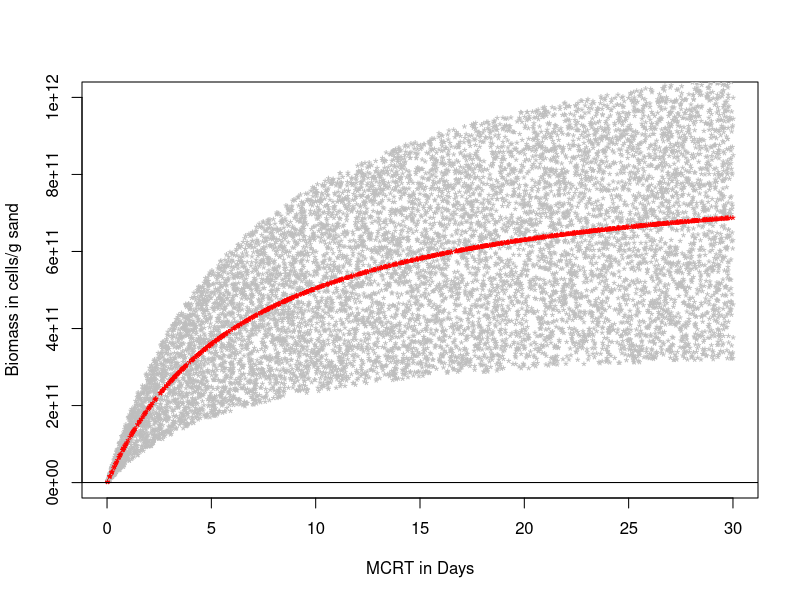

Reproduce this figure in R. (Note: this script raises an error after producing the figure.)
### Ammonia Oxidation Calculation, Based on Mussman et al 2010 ##
#
# Version 3: 8-24-15, added wet weight biofilter sand conversion factor based on 
# 9-25-13 Wet:Dry Weight Experiment
#
omega_x <- 5 #Mean Cell Residence Time in days
#
omega <- 0.006611 #Hydraulic Retention time in Days
#
#Yao <- 0.34 #kg VSS/kg NH4+-N; assumes 20% loss of NH4 due to Heterotrophic assimilation; Mußman et al 2011
Yao <- 0.0525 #g organic carbon/g NH4+-N; Timmons and Ebeling, 2013
#
#
bao <-  0.15 #engodenous respiration rate constant per day****
# defined as oxygen consumption rate in the absence of substrate
#nearly indepdendent of substrate concentration
#governed by the growth and decay of heterotrophs and nitrifiers
#measured by BOD
DeltaAmmonia <- 5.7 # Delta Ammonia Across component in mg/L
cell.volume <- (4/3)*pi*(0.96/2)^3 
#0.96 um diameter from nichols & prosser paper for single C. Nitrosocosmicus (close relative based on amoA)

#cell volume in cubic micrometers
cell.mass <- 310*cell.volume*(10^-12)
#used Mussman et al conversion of 310 fg*C/um^3; 10^-12 term converts fg to mg
#
biomass <- (omega_x/omega)*(Yao/(1+bao*omega_x))*DeltaAmmonia #Mussman modified Rittman equation
#convert mL water to g using density of 1g/mL
biomass.y <- biomass/cell.mass*0.4 #portion of wet sand mass due to water is 0.4g per gram wet weight sand
#2 zeros removed from y lims; changed xlims to a day
plot(x=omega_x, y=biomass.y,xlim=c(0,30),ylim=c(0,1e12), col="red",xlab="MCRT in Days",  ylab="Biomass in cells/g sand")
for(i in 1:10000){
  x<-runif(1, 0.01, 30)
  DeltaAmmonia.V<-runif(1,2.67,8.73)
  y<-(x/omega)*(Yao/(1+bao*x))*DeltaAmmonia.V
  y<-y/cell.mass*0.4
  points(x=x,y=y,pch=42,col="Grey")
    }
for(i in 1:1000){
  x<-runif(1, 0.01, 30)
  y<-(x/omega)*(Yao/(1+bao*x))*DeltaAmmonia
  y<-y/cell.mass*0.4
  points(x=x,y=y,pch=42,col="Red")
    }
##############################################################
# Approximate Ammmonia Oxidizer Biomass Values based on qPCR #
##############################################################
#
#
#Add lines with mean copy number by depth, combining bacteria into one taxa
#Colors correspond to depth
#Line types correspond to Archaea (dot dash) lty=4 vs Bacteria (solid) lty=1
#
#
abline(h=118444574, col="Black")#Approximate Total Ammonia oxidizer biomass at surface
#
locator("1.2E8")
#Sum of surface archaea and AOB amoA 111849985
#Add Nitrospira based on 16S rRNA community composition data divide percent 
  #population in half
#
#376833676*(0.035/2)=6594589
#Total approximate ammonia oxidizier biomass via qPCR = 118444574 cells/g
